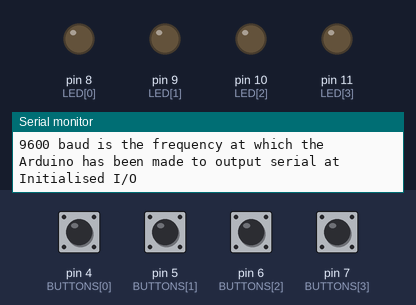
Bench run of a program on a simulated Arduino Uno, built with avr-gcc and run on an emulated ATmega328P. Shown: output pins drawn as LEDs (lit = HIGH), the last lines printed to the serial monitor. The test bench sets the inputs (shaded band); at power-on: pin 4 (BUTTONS[0]), pin 5 (BUTTONS[1]), pin 6 (BUTTONS[2]), pin 7 (BUTTONS[3]) HIGH.

Above: at 1.2 s.
1.3 s: pin 4 (BUTTONS[0]) pulled LOW for 0.15 s
At 1.9 s:
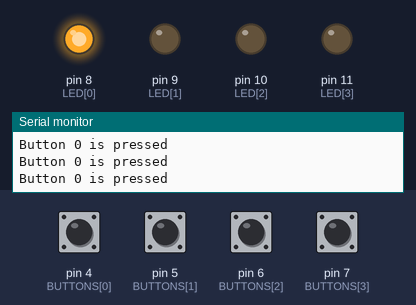
2.9 s: pin 5 (BUTTONS[1]) pulled LOW for 0.15 s
At 4.1 s:
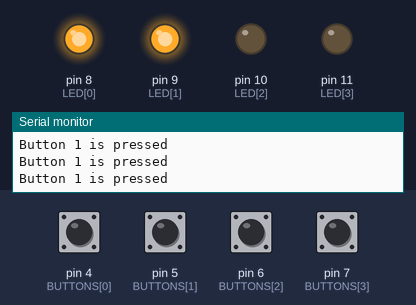
4.5 s: pin 6 (BUTTONS[2]) pulled LOW for 0.15 s
At 5.5 s:
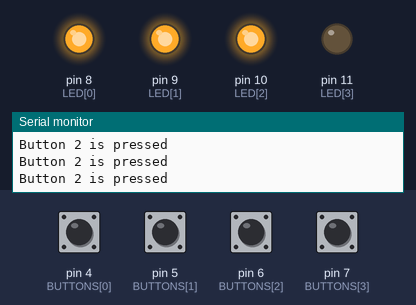
6.1 s: pin 7 (BUTTONS[3]) pulled LOW for 0.15 s
At 6.8 s:
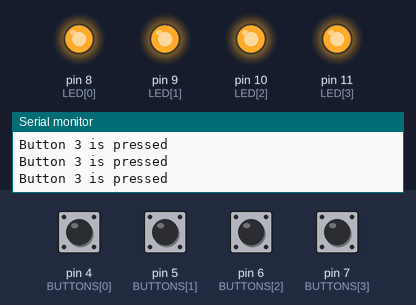
Timing chart, 0 to 9.1 s (numbered marks = the images above; inputs shaded):
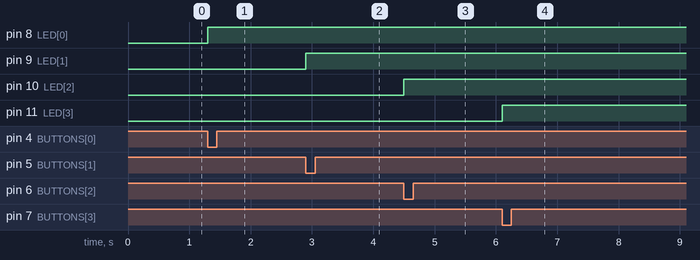

Measured:
- after the input at 1.3 s, pin 8 (LED[0]): LOW → HIGH at once
- after the input at 2.9 s, pin 9 (LED[1]): LOW → HIGH at once
- after the input at 4.5 s, pin 10 (LED[2]): LOW → HIGH at once
- after the input at 6.1 s, pin 11 (LED[3]): LOW → HIGH at once

The program:

main.cpp
```cpp
#include <Arduino.h>

/*
Made for four houses
each house gets one led and one button
the buttons are retarded
*/

// Array containing buttons so i can easily talk with the buttons
const int BUTTONS[4] = {4, 5, 6, 7};
// Array containing leds so i can easily talk with the leds
const int LED[4] = {8, 9, 10, 11};
// pin id of master button
const int MASTER_BUTTON(3);
// Serial baud
const int SERIAL_BAUD(9600);

int state = 0;
// VOID SETUP, SO THE BOOTLOADER OF TGHE ARDUINO WILL BE FUCKING HAPPY
void setup() {
  // Initialising Serial
  Serial.begin(SERIAL_BAUD);
  Serial.print(SERIAL_BAUD); Serial.println(" baud is the frequency at which the Arduino has been made to output serial at");

  // Setting pinMode
  for (int i=0; i<4; i++) {
    pinMode(BUTTONS[i], INPUT_PULLUP);
    pinMode(LED[i], OUTPUT);
  }
  Serial.println("Initialised I/O");
}

// Allows program to determine what mode it is in
void State(int state = 0) {
  // In state 0, the program will check if any of the buttons are pressed
  // In state 1, the program will wait until the fucking master button is pressed
  if (state == 0) {
    state++;
    }
  else if (state == 1) {
    state = 0;
    }
}


// TO SHUT UP COMPILER
void loop() {
  // Waiting until any team presses their button, so the state can be changed and the program can start waiting for the master button to be pressed
  if (state == 0) {
    for (int i=0; i<4; i++) {
      if (digitalRead(BUTTONS[i]) == LOW) {
        Serial.print("Button "); Serial.print(i); Serial.println(" is pressed");
        digitalWrite(LED[i], HIGH);
        State(state);
      }
    }
  }
  // Waiting for the master button to be pressed, so the state can be reset and the program can start over
  else if (state == 1) {
    if (digitalRead(MASTER_BUTTON) == LOW) {
      Serial.println("Master button is pressed, resetting state");
      for (int i=0; i<4; i++) {
        digitalWrite(LED[i], LOW);
      }
      State(state);
    }
  }
}
```
